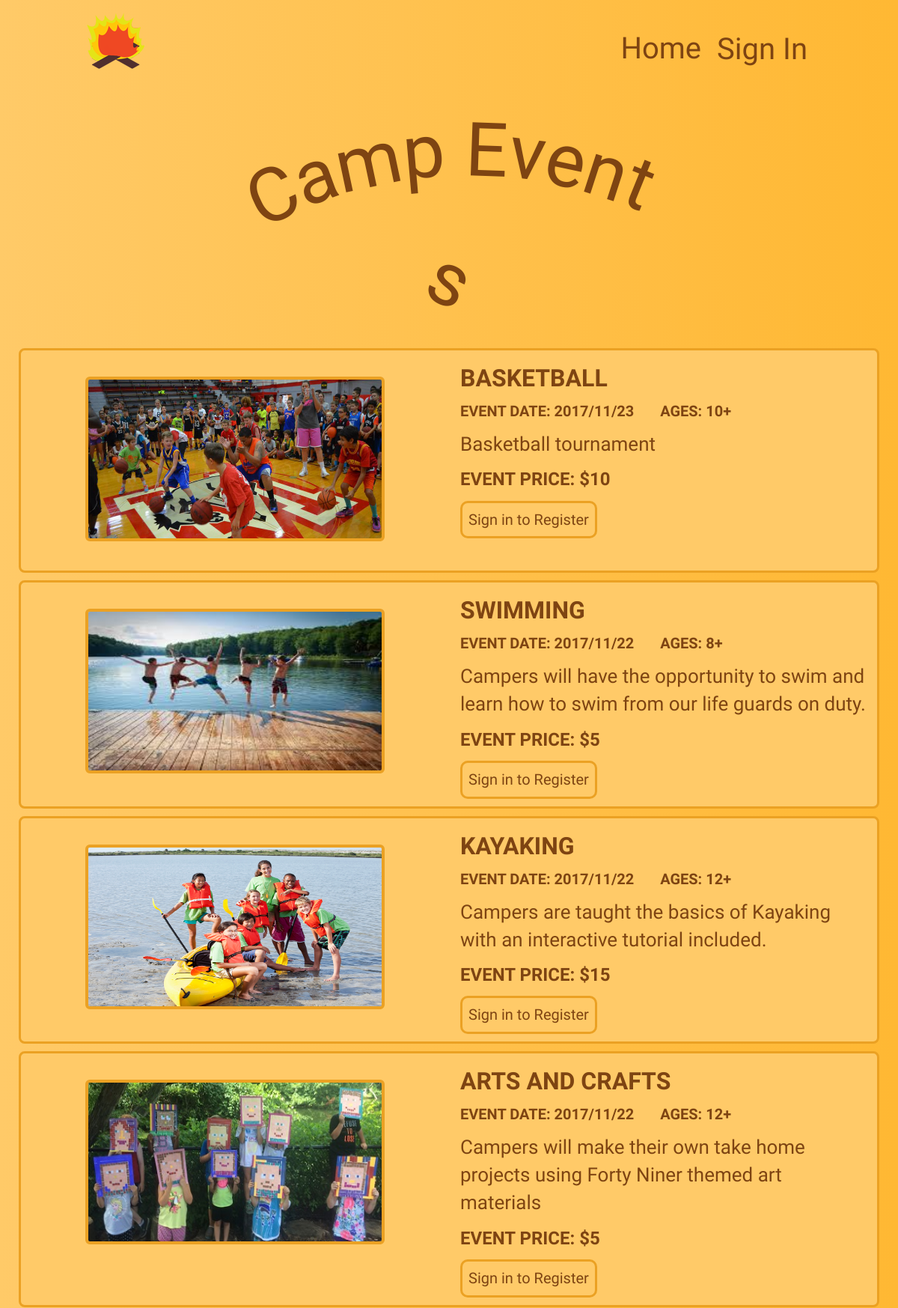
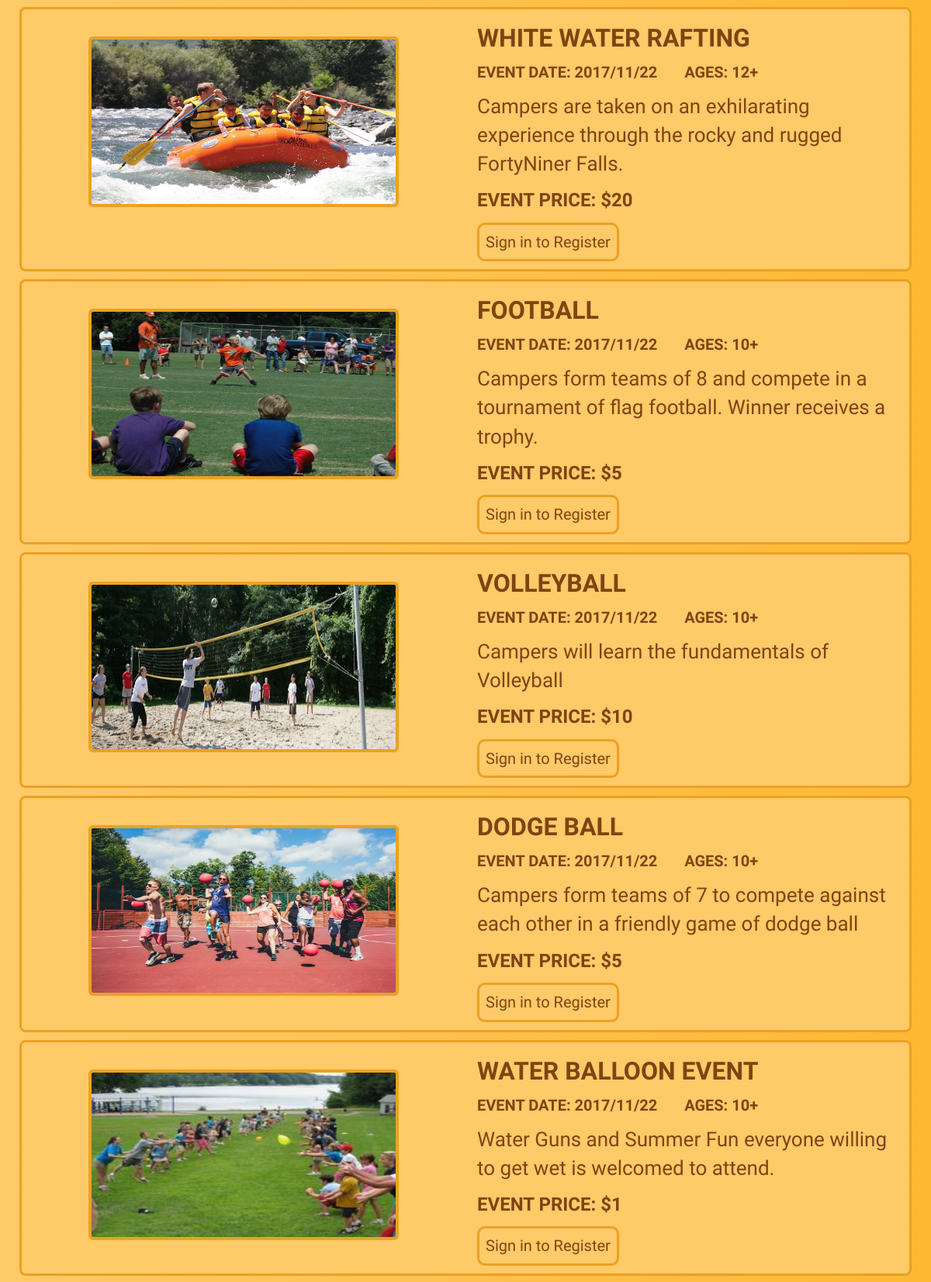
The page /site/events.php (upper part) on the database its author committed (2 pictures, top to bottom).
### tables this page shows
CREATE TABLE `activities` (
  `activityID` int(11) NOT NULL,
  `a_name` varchar(255) DEFAULT NULL,
  `description` varchar(255) DEFAULT NULL,
  `price` int(11) DEFAULT NULL,
  `min_age` int(11) DEFAULT NULL,
  `a_date` datetime DEFAULT NULL,
  `location` varchar(255) NOT NULL,
  `image` varchar(200) NOT NULL
);

### db/dataBase.php (called while the page is built, shortened)
<?php
class db{
    protected $dsn='mysql:host=localhost;dbname=summer_camp';
    protected $username='root';
    protected $password='';
    private $_db;
    public static function getInstance()
    {
        static $instance = null;
        if (is_null($instance)) {
            $instance = new db();
        }
        return $instance;
    }
    public function __construct() {
        $this->_db = new PDO($this->dsn, $this->username, $this->password);
        $this->_db->setAttribute(PDO::ATTR_ERRMODE, PDO::ERRMODE_EXCEPTION);
    }
    public function prepare($sql){
        return $this->_db->prepare($sql);
    }
}
?>

### db/event_sql.php (called while the page is built, shortened)
<?php
include_once('dataBase.php');
function sql_getEvents(){
        $db = db::getInstance();
        $stm=$db->prepare("select * from activities");
        $stm->execute();
        $events=$stm->fetchAll();
        return $events;
    }
?>

### site/events.php (the view, shortened to what this page needs)
<?php
require_once ('../header.php');
include("../db/event_sql.php");
$events = sql_getEvents();
$registeredEvents=null;
if(isset($_SESSION['userID'])){
$registeredEvents=sql_getRegisteredEventsForUser();
}
else
    $registeredEvents=sql_getEvents();
?>
<?php include("../navbar.php");?>
<div class="container">
    <div class="row row-header">
        <div class="col-sm-2 col-md-3 col-lg-3"></div>
        <div id="arc-wrapper" class="col-sm-8 col-md-6 col-lg-6 text-center">
            <h3 id="header" class="font-primary">Camp Events</h3>
        </div>
    </div>
    <div class="row">
                <?php foreach ($events as $event):?>
            <div class="container-fliud">
            <div class=" row wrapper">
                <div class="col-md-6">
                      <img class="center-block event-img" src="../<?php echo $event['image']?>" />
                </div>
                <div class="details col-md-6">
                    <form action="" method="post">
                    <h3 class="product-title event-name"><?php echo $event['a_name']?></h3>
                    <h5 class="sizes event-date">Event Date: <strong><?php echo str_replace('-','/',substr($event['a_date'],0,10));?></strong>&nbsp&nbsp&nbsp&nbsp&nbsp&nbsp  Ages: <strong><?php echo $event['min_age']?>+</strong>
                    </h5>
                    <p class="product-description event-description"><?php echo $event['description']?></p>
                    <h4 class="price event-price">Event Price: <b>$<?php echo $event['price']?></b></h4>
                    <div class="action">
                        <?php
                        $flag=0;
                        if(isset($_SESSION['userID'])){
                            foreach ($registeredEvents as $registeredEvent):
                                if ($registeredEvent['actID']==$event['activityID'])
                                {
                                    echo '<button class="event-button event-button-registered" name="register" type="submit" value="<?php echo $event[\'activityID\']?> " disabled>Already Registered!</button>';
                                    $flag=1;
                                }
                                if ($flag==1)
                                {
                                    break;
                                }
                                endforeach;
                            if ($flag==0)
                            {
                                echo '<button class="event-button" name="register" type="submit" >Register</button>';
                            }
                        }
                        else
                            echo '<a href="../user/signin.php"><button class="event-button event-button-registered" name="register" type="submit" disabled >Sign in to Register</button></a>';
                        ?>
                    </div>
                    </form>
                </div>
            </div>
        </div>
        <?php endforeach; ?>
    </div>
</div>
<?php require_once ("../footer.php");?>

### assets/css/global.css (style rules this page uses)
.font-primary { font-family: 'Passion One', cursive; }
body { background: #ffb833; background: -webkit-linear-gradient(right, #ffb833, #ffca68); background: -moz-linear-gradient(right, #ffb833, #ffca68); background: -o-linear-gradient(right, #ffb833, #ffca68); background: linear-gradient(to left, #ffb833, #ffca68); font-family: 'Passion One', cursive; -webkit-font-smoothing: antialiased; -moz-osx-font-smoothing: grayscale; }

### assets/css/site.css (style rules this page uses)
.row-header { margin-top:40px; }
#header { font-size:100px; color: #7e4412; }

### rows shown on the page
activities: image (picture), a_name "BASKETBALL", a_date "2017/11/23", min_age "10", description "Basketball tournament", price "10"
activities: image (picture), a_name "SWIMMING", a_date "2017/11/22", min_age "8", description "Campers will have the opportunity to swim and learn how to swim from our life guards on duty.", price "5"
activities: image (picture), a_name "KAYAKING", a_date "2017/11/22", min_age "12", description "Campers are taught the basics of Kayaking with an interactive tutorial included.", price "15"
activities: image (picture), a_name "ARTS AND CRAFTS", a_date "2017/11/22", min_age "12", description "Campers will make their own take home projects using Forty Niner themed art materials", price "5"
activities: image (picture), a_name "WHITE WATER RAFTING", a_date "2017/11/22", min_age "12", description "Campers are taken on an exhilarating experience through the rocky and rugged FortyNiner Falls.", price "20"
activities: image (picture), a_name "FOOTBALL", a_date "2017/11/22", min_age "10", description "Campers form teams of 8 and compete in a tournament of flag football. Winner receives a trophy.", price "5"
activities: image (picture), a_name "VOLLEYBALL", a_date "2017/11/22", min_age "10", description "Campers will learn the fundamentals of Volleyball", price "10"
activities: image (picture), a_name "DODGE BALL", a_date "2017/11/22", min_age "10", description "Campers form teams of 7 to compete against each other in a friendly game of dodge ball", price "5"
activities: image (picture), a_name "WATER BALLOON EVENT", a_date "2017/11/22", min_age "10", description "Water Guns and Summer Fun everyone willing to get wet is welcomed to attend.", price "1"
